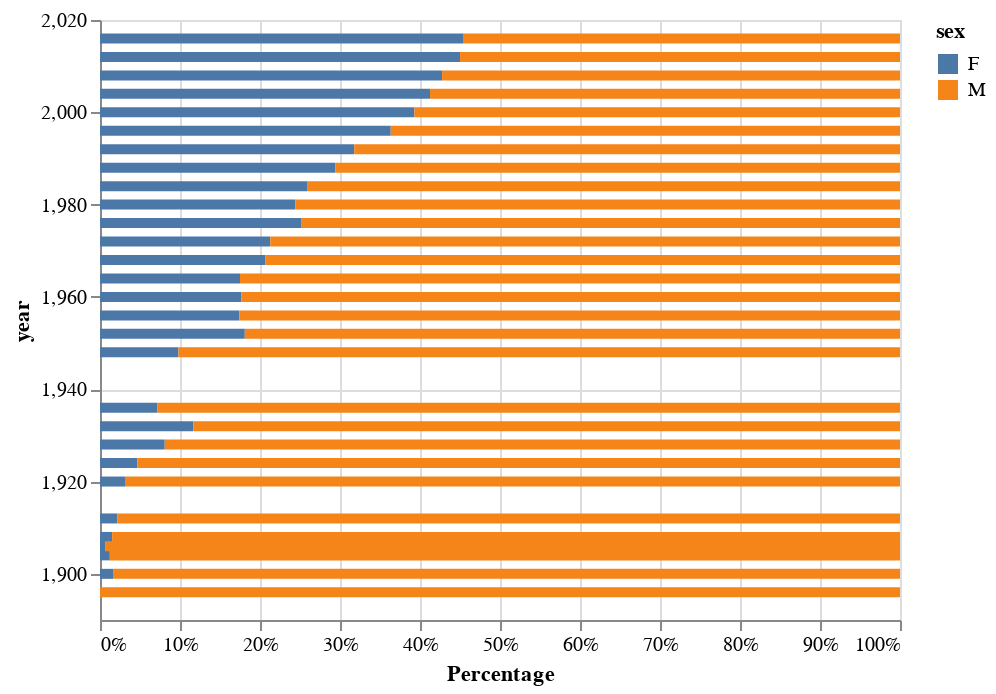

The cell this chart's notebook holds for it:
### Code cell
alt.Chart(female_dcast_tidy_df).mark_bar().encode(
    x=alt.X('sum(frequencies)', stack="normalize", axis=alt.Axis(format='%', title='Percentage')),
    y='year',
    color='sex',
    tooltip=['year','female_percent:Q']
).interactive()

### Figure 1 — Vega-Lite specification as saved in the notebook (floating-point values rounded to 4 significant figures)
{"$schema": "https://vega.github.io/schema/vega-lite/v3.4.0.json", "config": {"mark": {"tooltip": null}, "view": {"height": 300, "width": 400}}, "data": {"name": "data-cf9ace0ae9bfdb6b38a0ded76d58288d"}, "datasets": {"data-cf9ace0ae9bfdb6b38a0ded76d58288d": [{"all": 380, "f_prct": 0, "female_percent": 0, "frequencies": 0, "sex": "F", "year": 1896}, {"all": 1936, "f_prct": 0.01705, "female_percent": 1.7, "frequencies": 33, "sex": "F", "year": 1900}, {"all": 1301, "f_prct": 0.0123, "female_percent": 1.2, "frequencies": 16, "sex": "F", "year": 1904}, {"all": 1733, "f_prct": 0.006347, "female_percent": 0.6, "frequencies": 11, "sex": "F", "year": 1906}, {"all": 3101, "f_prct": 0.01516, "female_percent": 1.5, "frequencies": 47, "sex": "F", "year": 1908}, {"all": 4040, "f_prct": 0.02153, "female_percent": 2.2, "frequencies": 87, "sex": "F", "year": 1912}, {"all": 4292, "f_prct": 0.03122, "female_percent": 3.1, "frequencies": 134, "sex": "F", "year": 1920}, {"all": 5233, "f_prct": 0.04663, "female_percent": 4.7, "frequencies": 244, "sex": "F", "year": 1924}, {"all": 4992, "f_prct": 0.08093, "female_percent": 8.1, "frequencies": 404, "sex": "F", "year": 1928}, {"all": 2969, "f_prct": 0.1169, "female_percent": 11.7, "frequencies": 347, "sex": "F", "year": 1932}, {"all": 6506, "f_prct": 0.07193, "female_percent": 7.2, "frequencies": 468, "sex": "F", "year": 1936}, {"all": 6405, "f_prct": 0.09805, "female_percent": 9.8, "frequencies": 628, "sex": "F", "year": 1948}, {"all": 8270, "f_prct": 0.181, "female_percent": 18.1, "frequencies": 1497, "sex": "F", "year": 1952}, {"all": 5127, "f_prct": 0.1742, "female_percent": 17.4, "frequencies": 893, "sex": "F", "year": 1956}, {"all": 8119, "f_prct": 0.1767, "female_percent": 17.7, "frequencies": 1435, "sex": "F", "year": 1960}, {"all": 7702, "f_prct": 0.175, "female_percent": 17.5, "frequencies": 1348, "sex": "F", "year": 1964}, {"all": 8588, "f_prct": 0.2069, "female_percent": 20.7, "frequencies": 1777, "sex": "F", "year": 1968}, {"all": 10304, "f_prct": 0.2128, "female_percent": 21.3, "frequencies": 2193, "sex": "F", "year": 1972}, {"all": 8641, "f_prct": 0.2514, "female_percent": 25.1, "frequencies": 2172, "sex": "F", "year": 1976}, {"all": 7191, "f_prct": 0.2442, "female_percent": 24.4, "frequencies": 1756, "sex": "F", "year": 1980}, {"all": 9454, "f_prct": 0.2588, "female_percent": 25.9, "frequencies": 2447, "sex": "F", "year": 1984}, {"all": 12037, "f_prct": 0.2943, "female_percent": 29.4, "frequencies": 3543, "sex": "F", "year": 1988}, {"all": 12977, "f_prct": 0.3178, "female_percent": 31.8, "frequencies": 4124, "sex": "F", "year": 1992}, {"all": 13780, "f_prct": 0.3634, "female_percent": 36.3, "frequencies": 5008, "sex": "F", "year": 1996}, {"all": 13821, "f_prct": 0.393, "female_percent": 39.3, "frequencies": 5431, "sex": "F", "year": 2000}, {"all": 13443, "f_prct": 0.4126, "female_percent": 41.3, "frequencies": 5546, "sex": "F", "year": 2004}, {"all": 13602, "f_prct": 0.4276, "female_percent": 42.8, "frequencies": 5816, "sex": "F", "year": 2008}, {"all": 12920, "f_prct": 0.4501, "female_percent": 45, "frequencies": 5815, "sex": "F", "year": 2012}, {"all": 13688, "f_prct": 0.4546, "female_percent": 45.5, "frequencies": 6223, "sex": "F", "year": 2016}, {"all": 380, "f_prct": 0, "female_percent": 0, "frequencies": 380, "sex": "M", "year": 1896}, {"all": 1936, "f_prct": 0.01705, "female_percent": 1.7, "frequencies": 1903, "sex": "M", "year": 1900}, {"all": 1301, "f_prct": 0.0123, "female_percent": 1.2, "frequencies": 1285, "sex": "M", "year": 1904}, {"all": 1733, "f_prct": 0.006347, "female_percent": 0.6, "frequencies": 1722, "sex": "M", "year": 1906}, {"all": 3101, "f_prct": 0.01516, "female_percent": 1.5, "frequencies": 3054, "sex": "M", "year": 1908}, {"all": 4040, "f_prct": 0.02153, "female_percent": 2.2, "frequencies": 3953, "sex": "M", "year": 1912}, {"all": 4292, "f_prct": 0.03122, "female_percent": 3.1, "frequencies": 4158, "sex": "M", "year": 1920}, {"all": 5233, "f_prct": 0.04663, "female_percent": 4.7, "frequencies": 4989, "sex": "M", "year": 1924}, {"all": 4992, "f_prct": 0.08093, "female_percent": 8.1, "frequencies": 4588, "sex": "M", "year": 1928}, {"all": 2969, "f_prct": 0.1169, "female_percent": 11.7, "frequencies": 2622, "sex": "M", "year": 1932}, {"all": 6506, "f_prct": 0.07193, "female_percent": 7.2, "frequencies": 6038, "sex": "M", "year": 1936}, {"all": 6405, "f_prct": 0.09805, "female_percent": 9.8, "frequencies": 5777, "sex": "M", "year": 1948}, {"all": 8270, "f_prct": 0.181, "female_percent": 18.1, "frequencies": 6773, "sex": "M", "year": 1952}, {"all": 5127, "f_prct": 0.1742, "female_percent": 17.4, "frequencies": 4234, "sex": "M", "year": 1956}, {"all": 8119, "f_prct": 0.1767, "female_percent": 17.7, "frequencies": 6684, "sex": "M", "year": 1960}, {"all": 7702, "f_prct": 0.175, "female_percent": 17.5, "frequencies": 6354, "sex": "M", "year": 1964}, {"all": 8588, "f_prct": 0.2069, "female_percent": 20.7, "frequencies": 6811, "sex": "M", "year": 1968}, {"all": 10304, "f_prct": 0.2128, "female_percent": 21.3, "frequencies": 8111, "sex": "M", "year": 1972}, {"all": 8641, "f_prct": 0.2514, "female_percent": 25.1, "frequencies": 6469, "sex": "M", "year": 1976}, {"all": 7191, "f_prct": 0.2442, "female_percent": 24.4, "frequencies": 5435, "sex": "M", "year": 1980}, {"all": 9454, "f_prct": 0.2588, "female_percent": 25.9, "frequencies": 7007, "sex": "M", "year": 1984}, {"all": 12037, "f_prct": 0.2943, "female_percent": 29.4, "frequencies": 8494, "sex": "M", "year": 1988}, {"all": 12977, "f_prct": 0.3178, "female_percent": 31.8, "frequencies": 8853, "sex": "M", "year": 1992}, {"all": 13780, "f_prct": 0.3634, "female_percent": 36.3, "frequencies": 8772, "sex": "M", "year": 1996}, {"all": 13821, "f_prct": 0.393, "female_percent": 39.3, "frequencies": 8390, "sex": "M", "year": 2000}, {"all": 13443, "f_prct": 0.4126, "female_percent": 41.3, "frequencies": 7897, "sex": "M", "year": 2004}, {"all": 13602, "f_prct": 0.4276, "female_percent": 42.8, "frequencies": 7786, "sex": "M", "year": 2008}, {"all": 12920, "f_prct": 0.4501, "female_percent": 45, "frequencies": 7105, "sex": "M", "year": 2012}, {"all": 13688, "f_prct": 0.4546, "female_percent": 45.5, "frequencies": 7465, "sex": "M", "year": 2016}]}, "encoding": {"color": {"field": "sex", "type": "nominal"}, "tooltip": [{"field": "year", "type": "quantitative"}, {"field": "female_percent", "type": "quantitative"}], "x": {"aggregate": "sum", "axis": {"format": "%", "title": "Percentage"}, "field": "frequencies", "stack": "normalize", "type": "quantitative"}, "y": {"field": "year", "type": "quantitative"}}, "mark": "bar", "selection": {"selector002": {"bind": "scales", "encodings": ["x", "y"], "type": "interval"}}}
